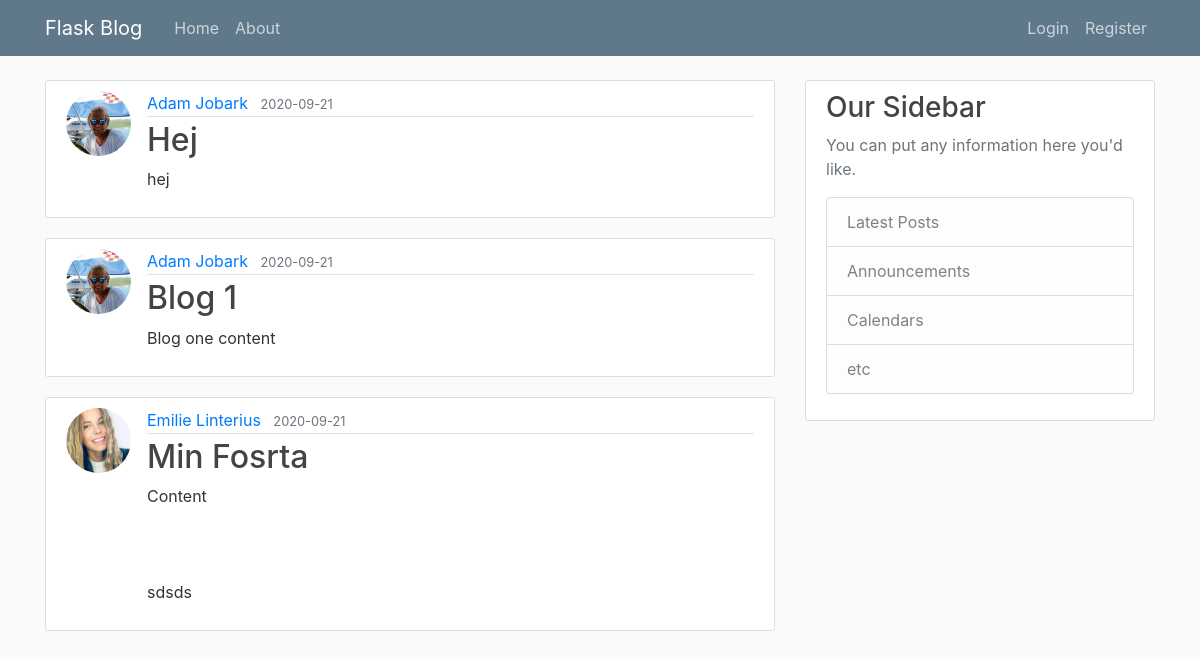
The page /home on the database its author committed.
### flaskblog/models.py (models this page shows, shortened)
class Post(db.Model):
    id = db.Column(db.Integer, primary_key=True)
    title = db.Column(db.String(100), nullable=False)
    date_posted = db.Column(db.DateTime, nullable=False, default=datetime.utcnow)
    content = db.Column(db.Text, nullable=False)
    user_id = db.Column(db.Integer, db.ForeignKey('user.id'), nullable=False)

class User(db.Model, UserMixin):
    id = db.Column(db.Integer, primary_key=True)
    username = db.Column(db.String(20), unique=True, nullable=False)
    email = db.Column(db.String(120), unique=True, nullable=False)
    image_file = db.Column(db.String(20), nullable=False, default='default.jpg')
    password = db.Column(db.String(60), nullable=False)
    posts = db.relationship('Post', backref='author', lazy=True)

### flaskblog/routes.py (the view)
@app.route("/")
@app.route("/home")
def home():
    posts = Post.query.all()  ## "I think here is good to set that user only see there data"
    return render_template('home.html', posts=posts)

### flaskblog/templates/home.html
{% extends "layout.html" %}
{% block content %}
    {% for post in posts %}
        <article class="media content-section">
          <img class="rounded-circle article-img" src="{{ url_for('static', filename='profile_pics/' + post.author.image_file) }}">
          <div class="media-body">
            <div class="article-metadata">
              <a class="mr-2" href="#">{{ post.author.username }}</a>
              <small class="text-muted">{{ post.date_posted.strftime('%Y-%m-%d') }}</small>
            </div>
            <h2><a class="article-title" href="{{ url_for('post', post_id=post.id) }}">{{ post.title }}</a></h2>
            <p class="article-content">{{ post.content }}</p>
          </div>
        </article>
    {% endfor %}
{% endblock content %}

### flaskblog/templates/layout.html (shortened to what this page needs)
<!DOCTYPE html>
<html>
<head>
    <link rel="stylesheet" href="https://maxcdn.bootstrapcdn.com/bootstrap/4.0.0/css/bootstrap.min.css">
    <link rel="stylesheet" type="text/css" href="{{ url_for('static', filename='main.css') }}">
</head>
<body>
    <header class="site-header">
      <nav class="navbar navbar-expand-md navbar-dark bg-steel fixed-top">
        <div class="container">
          <a class="navbar-brand mr-4" href="/">Flask Blog</a>
          <div class="collapse navbar-collapse" id="navbarToggle">
            <div class="navbar-nav mr-auto">
              <a class="nav-item nav-link" href="{{ url_for('home') }}">Home</a>
              <a class="nav-item nav-link" href="{{ url_for('about') }}">About</a>
            </div>
            <div class="navbar-nav">
              {% if current_user.is_authenticated %}
                <a class="nav-item nav-link" href="{{ url_for('new_post') }}">New Post</a>
                <a class="nav-item nav-link" href="{{ url_for('account') }}">Account</a>
                <a class="nav-item nav-link" href="{{ url_for('logout') }}">Logout</a>
              {% else %}
                <a class="nav-item nav-link" href="{{ url_for('login') }}">Login</a>
                <a class="nav-item nav-link" href="{{ url_for('register') }}">Register</a>
              {% endif %}
            </div>
          </div>
        </div>
      </nav>
    </header>
    <main role="main" class="container">
      <div class="row">
        <div class="col-md-8">
          {% block content %}{% endblock %}
        </div>
        <div class="col-md-4">
          <div class="content-section">
            <h3>Our Sidebar</h3>
            <p class='text-muted'>You can put any information here you'd like.
              <ul class="list-group">
                <li class="list-group-item list-group-item-light">Latest Posts</li>
                <li class="list-group-item list-group-item-light">Announcements</li>
                <li class="list-group-item list-group-item-light">Calendars</li>
                <li class="list-group-item list-group-item-light">etc</li>
              </ul>
            </p>
          </div>
        </div>
      </div>
    </main>
</body>
</html>

### flaskblog/static/main.css (style rules this page uses)
body { background: #fafafa; color: #333333; margin-top: 5rem; }
h1, h2, h3, h4, h5, h6 { color: #444444; }
.bg-steel { background-color: #5f788a; }
.site-header .navbar-nav .nav-link { color: #cbd5db; }
.content-section { background: #ffffff; padding: 10px 20px; border: 1px solid #dddddd; border-radius: 3px; margin-bottom: 20px; }
.article-title { color: #444444; }
.article-content { white-space: pre-line; }
.article-img { height: 65px; width: 65px; margin-right: 16px; }
.article-metadata { padding-bottom: 1px; margin-bottom: 4px; border-bottom: 1px solid #e3e3e3 }

### rows shown on the page
Post: image_file (picture), author.username "Adam Jobark", date_posted "2020-09-21", title "Hej", content "hej"
Post: image_file (picture), author.username "Adam Jobark", date_posted "2020-09-21", title "Blog 1", content "Blog one content"
Post: image_file (picture), author.username "Emilie Linterius", date_posted "2020-09-21", title "Min Fosrta", content "Content sdsds"
